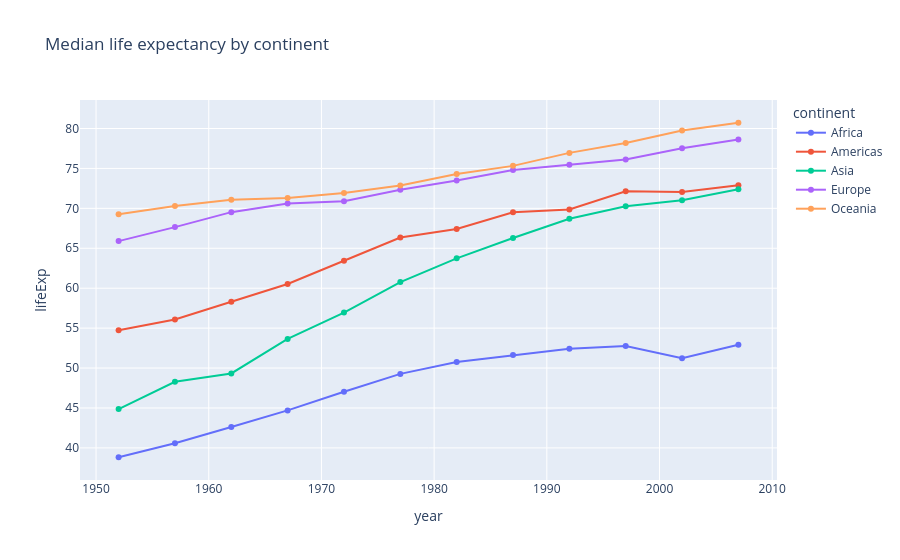

The notebook cell saved with this chart:
### Markdown cell above
### Line: life expectancy over time
Median over the countries of each continent.

### Code cell
trend = df.groupby(['year', 'continent'])['lifeExp'].median().reset_index()
fig_line = px.line(trend, x='year', y='lifeExp', color='continent', markers=True,
                   color_discrete_map=COLORS, title='Median life expectancy by continent')
fig_line.show()

### Figure 1 — Plotly figure (JSON) as saved in the notebook; plotly's stock layout.template omitted (floating-point values rounded to 4 significant figures)
{"data": [{"hovertemplate": "continent=Africa<br>year=%{x}<br>lifeExp=%{y}<extra></extra>", "legendgroup": "Africa", "line": {"color": "#636EFA", "dash": "solid"}, "marker": {"symbol": "circle"}, "mode": "lines+markers", "name": "Africa", "orientation": "v", "showlegend": true, "type": "scatter", "x": [1952, 1957, 1962, 1967, 1972, 1977, 1982, 1987, 1992, 1997, 2002, 2007], "xaxis": "x", "y": [38.83, 40.59, 42.63, 44.7, 47.03, 49.27, 50.76, 51.64, 52.43, 52.76, 51.24, 52.93], "yaxis": "y"}, {"hovertemplate": "continent=Americas<br>year=%{x}<br>lifeExp=%{y}<extra></extra>", "legendgroup": "Americas", "line": {"color": "#EF553B", "dash": "solid"}, "marker": {"symbol": "circle"}, "mode": "lines+markers", "name": "Americas", "orientation": "v", "showlegend": true, "type": "scatter", "x": [1952, 1957, 1962, 1967, 1972, 1977, 1982, 1987, 1992, 1997, 2002, 2007], "xaxis": "x", "y": [54.74, 56.07, 58.3, 60.52, 63.44, 66.35, 67.41, 69.5, 69.86, 72.15, 72.05, 72.9], "yaxis": "y"}, {"hovertemplate": "continent=Asia<br>year=%{x}<br>lifeExp=%{y}<extra></extra>", "legendgroup": "Asia", "line": {"color": "#00CC96", "dash": "solid"}, "marker": {"symbol": "circle"}, "mode": "lines+markers", "name": "Asia", "orientation": "v", "showlegend": true, "type": "scatter", "x": [1952, 1957, 1962, 1967, 1972, 1977, 1982, 1987, 1992, 1997, 2002, 2007], "xaxis": "x", "y": [44.87, 48.28, 49.33, 53.66, 56.95, 60.77, 63.74, 66.3, 68.69, 70.27, 71.03, 72.4], "yaxis": "y"}, {"hovertemplate": "continent=Europe<br>year=%{x}<br>lifeExp=%{y}<extra></extra>", "legendgroup": "Europe", "line": {"color": "#AB63FA", "dash": "solid"}, "marker": {"symbol": "circle"}, "mode": "lines+markers", "name": "Europe", "orientation": "v", "showlegend": true, "type": "scatter", "x": [1952, 1957, 1962, 1967, 1972, 1977, 1982, 1987, 1992, 1997, 2002, 2007], "xaxis": "x", "y": [65.9, 67.65, 69.53, 70.61, 70.89, 72.34, 73.49, 74.81, 75.45, 76.12, 77.54, 78.61], "yaxis": "y"}, {"hovertemplate": "continent=Oceania<br>year=%{x}<br>lifeExp=%{y}<extra></extra>", "legendgroup": "Oceania", "line": {"color": "#FFA15A", "dash": "solid"}, "marker": {"symbol": "circle"}, "mode": "lines+markers", "name": "Oceania", "orientation": "v", "showlegend": true, "type": "scatter", "x": [1952, 1957, 1962, 1967, 1972, 1977, 1982, 1987, 1992, 1997, 2002, 2007], "xaxis": "x", "y": [69.25, 70.3, 71.09, 71.31, 71.91, 72.85, 74.29, 75.32, 76.94, 78.19, 79.74, 80.72], "yaxis": "y"}], "layout": {"legend": {"title": {"text": "continent"}, "tracegroupgap": 0}, "title": {"text": "Median life expectancy by continent"}, "xaxis": {"anchor": "y", "domain": [0.0, 1.0], "title": {"text": "year"}}, "yaxis": {"anchor": "x", "domain": [0.0, 1.0], "title": {"text": "lifeExp"}}}}
